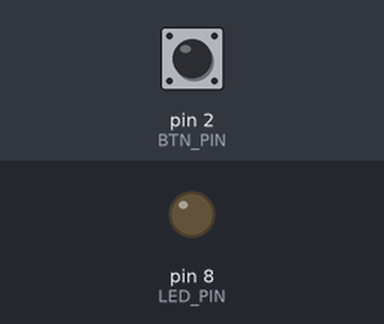
The sketch below on a simulated Arduino Uno, built with avr-gcc and run on an emulated ATmega328P. On the bench: output pins drawn as LEDs (lit = HIGH). The test bench sets the inputs (shaded band); at power-on: pin 2 (BTN_PIN) HIGH.

Above: at 1.2 s.
1.3 s: pin 2 (BTN_PIN) pulled LOW for 0.15 s
At 2.1 s:
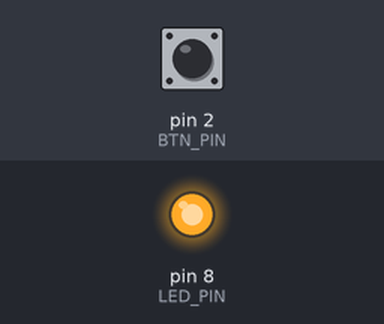
2.9 s: pin 2 (BTN_PIN) pulled LOW for 1 s
At 3.4 s:
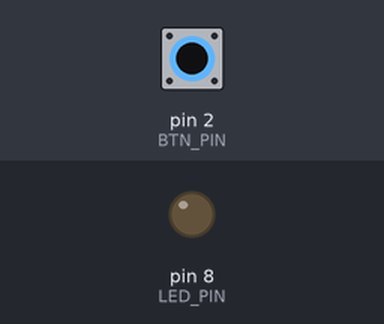
5.4 s: pin 2 (BTN_PIN) pulled LOW for 3.2 s
At 6.7 s:
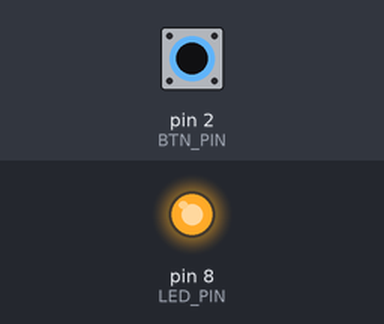
Timing chart, 0 to 8.4 s (numbered marks = the images above; inputs shaded):
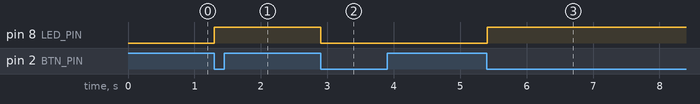

Measured:
- after the input at 1.3 s, pin 8 (LED_PIN): LOW → HIGH at once
- after the input at 2.9 s, pin 8 (LED_PIN): HIGH → LOW at once
- after the input at 5.4 s, pin 8 (LED_PIN): LOW → HIGH at once

The sketch:

single_button_led.ino
```cpp
#include <Arduino.h>

#define LED_PIN 8
#define BTN_PIN 2

void setup() {
  pinMode(LED_PIN, OUTPUT);
  pinMode(BTN_PIN, INPUT_PULLUP);
}

bool on = false;
uint8_t last = HIGH;

void loop() {
  uint8_t reading = digitalRead(BTN_PIN);

  // button click
  if (reading == LOW && last == HIGH) {
    on = !on;
  }

  digitalWrite(LED_PIN, on ? HIGH : LOW);

  last = reading;

  delay(10);
}
```
